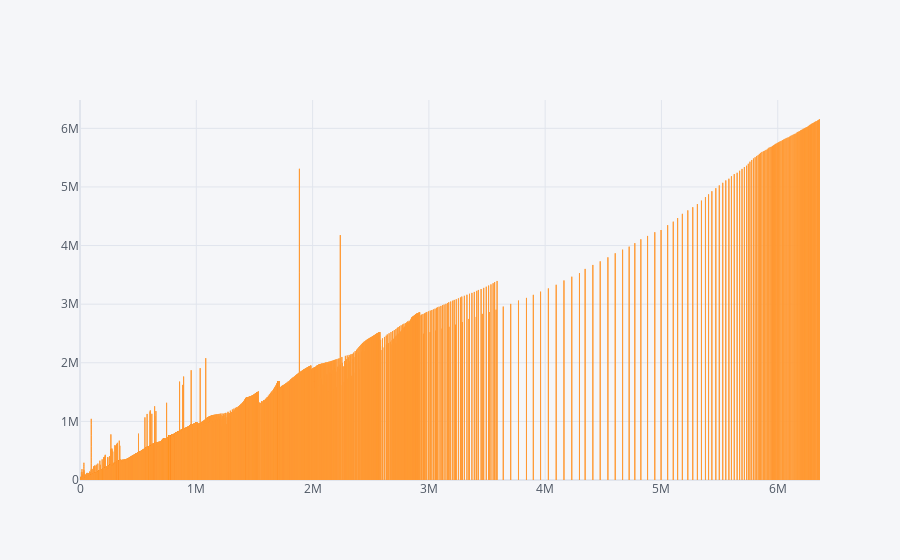

The notebook cell saved with this chart:
### Code cell
c19drop.iplot(kind='bar',x='Confirmed',y='Cured')

### Figure 1 — Plotly figure (JSON) as saved in the notebook; plotly's stock layout.template omitted (floating-point values rounded to 4 significant figures; data arrays with more than 128 entries replaced by an {"elided": "..."} marker saying what was removed)
{"data": [{"marker": {"color": "rgba(255, 153, 51, 0.6)", "line": {"color": "rgba(255, 153, 51, 1.0)", "width": 1}}, "name": "Cured", "orientation": "v", "text": "", "type": "bar", "x": {"elided": "18110 int values"}, "y": {"elided": "18110 int values"}}], "layout": {"legend": {"bgcolor": "#F5F6F9", "font": {"color": "#4D5663"}}, "paper_bgcolor": "#F5F6F9", "plot_bgcolor": "#F5F6F9", "title": {"font": {"color": "#4D5663"}}, "xaxis": {"gridcolor": "#E1E5ED", "showgrid": true, "tickfont": {"color": "#4D5663"}, "title": {"font": {"color": "#4D5663"}, "text": ""}, "zerolinecolor": "#E1E5ED"}, "yaxis": {"gridcolor": "#E1E5ED", "showgrid": true, "tickfont": {"color": "#4D5663"}, "title": {"font": {"color": "#4D5663"}, "text": ""}, "zerolinecolor": "#E1E5ED"}}}
